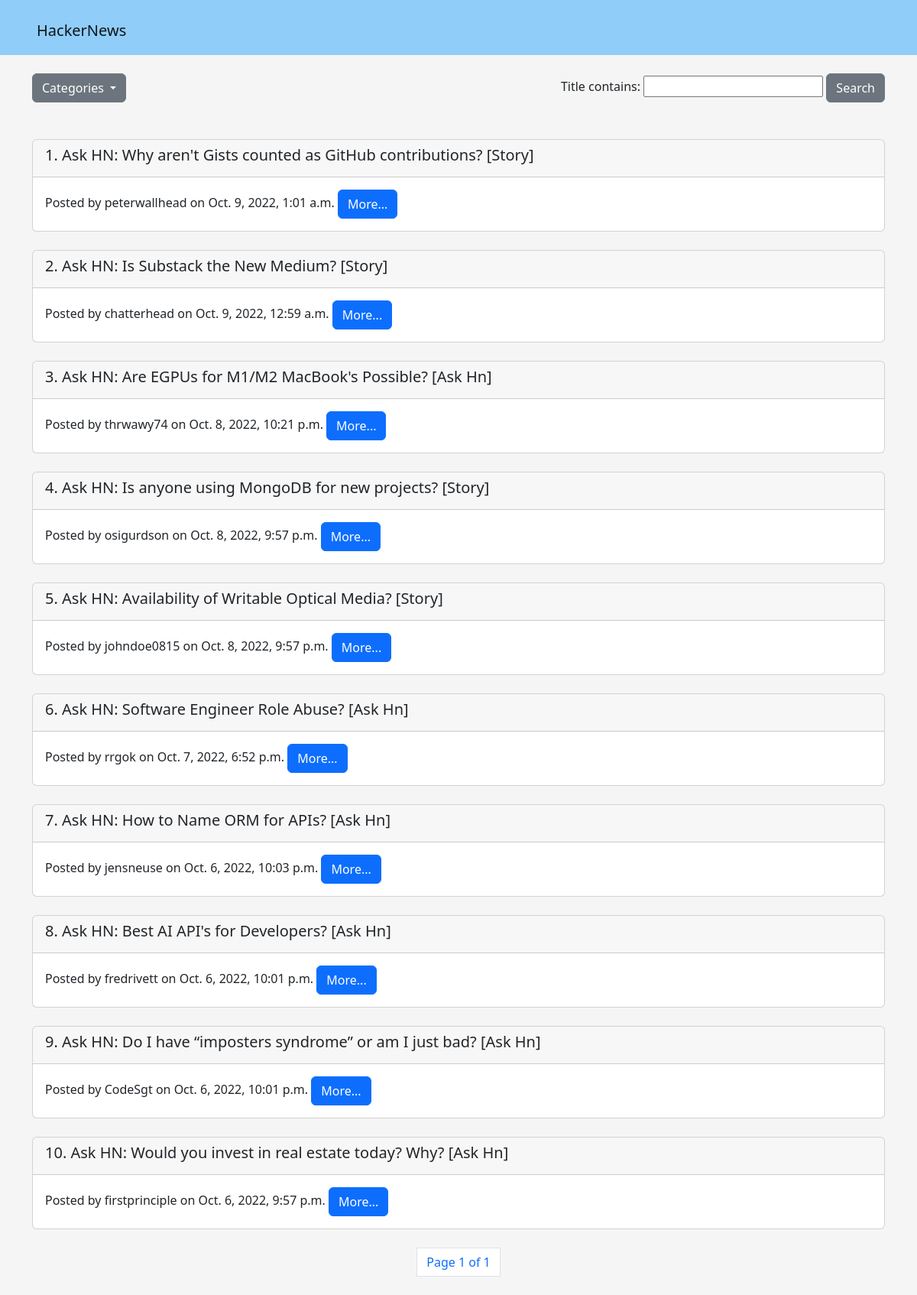
/ask-hn/, run on the app's committed database.
### app/models.py (models this page shows, shortened)
class Base(models.Model):
    post_id = models.IntegerField(primary_key=True, unique=True)
    by = models.CharField(max_length=50)
    score = models.IntegerField(null=True, blank=True)
    text = models.TextField(null=True, blank=True)
    time = models.DateTimeField(null=True, blank=True)
    title = models.CharField(max_length=500,null=True, blank=True)
    post_type = models.CharField(max_length=50)
    url = models.URLField(null=True, blank=True, max_length=2000)
    kids = models.TextField(null=True, blank=True)

### app/views.py (the view)
# urls.py: path("ask-hn/", views.ask_hn, name='askhn'),
def ask_hn(request):
    posts = Base.objects.filter(Q(title__icontains='Ask HN') | Q(title__icontains="Tell HN")).order_by("-time")
    type_filter = BaseFilter(request.GET, queryset=posts)
    posts = type_filter.qs
    paginator = Paginator(posts, 30)
    page_number = request.GET.get('page')
    page_obj = paginator.get_page(page_number)
    context= {
        'type_filter': type_filter,
        'page_obj': page_obj,
    }
    return render(request, 'app/home.html', context)

### app/templates/app/home.html (shortened to what this page needs)
{% extends 'app/base.html' %}
{% load static %}
{% block content %}
<main class="container">
    <div class="d-flex justify-content-between">
        <div class="dropdown">
            <button class="btn btn-secondary dropdown-toggle" type="button" data-bs-toggle="dropdown"
                aria-expanded="false">
                Categories
            </button>
        </div>
        <div>
            <form action="" method="get">
                {{type_filter.form}}
                <button class="btn btn-secondary" type="submit">Search</button>
            </form>
        </div>
    </div>
    <br>
    <br>
    <div>
        {% for post in page_obj %}
        <div class="card d-flex">
            <div class="card-header">
                <h5>
                    {{page_obj.start_index|add:forloop.counter0}}.
                    {{post.title}}
                    [{{post.post_type | title}}]
                </h5>
            </div>
            <div class="card-body">
                Posted by {{post.by}} on {{post.time}}
                {% if post.url %}
                <a class="btn btn-info" href="{{post.url}}"> Read Story </a> <br>
                <a class="btn btn-primary" href="{% url 'post' post.post_id %}">More...</a>
                {% else %}
                <a class="btn btn-primary" href="{% url 'post' post.post_id %}">More...</a>
                {% endif %}
            </div>
        </div>
        <br>
        {% empty %}
        No posts.
        {% endfor %}
    </div>
</main>
<footer>
    <div class="pagination justify-content-center mb-4">
        <div class="page-link">
            Page {{ page_obj.number }} of {{ page_obj.paginator.num_pages }}
        </div>
    </div>
</footer>
{% endblock %}

### static/css/base.css (style rules this page uses)
* { box-sizing: border-box; padding: 0px; margin: 0px; }
.body { background: whitesmoke; }

### data on the page
Base: start_index|add "1", title "Ask HN: Why aren't Gists counted as GitHub contributions?", post_type "Story", by "peterwallhead", time "Oct. 9, 2022, 1:01 a.m.", shows "More..."
Base: start_index|add "2", title "Ask HN: Is Substack the New Medium?", post_type "Story", by "chatterhead", time "Oct. 9, 2022, 12:59 a.m.", shows "More..."
Base: start_index|add "3", title "Ask HN: Are EGPUs for M1/M2 MacBook's Possible?", post_type "Ask Hn", by "thrwawy74", time "Oct. 8, 2022, 10:21 p.m.", shows "More..."
Base: start_index|add "4", title "Ask HN: Is anyone using MongoDB for new projects?", post_type "Story", by "osigurdson", time "Oct. 8, 2022, 9:57 p.m.", shows "More..."
Base: start_index|add "5", title "Ask HN: Availability of Writable Optical Media?", post_type "Story", by "johndoe0815", time "Oct. 8, 2022, 9:57 p.m.", shows "More..."
Base: start_index|add "6", title "Ask HN: Software Engineer Role Abuse?", post_type "Ask Hn", by "rrgok", time "Oct. 7, 2022, 6:52 p.m.", shows "More..."
Base: start_index|add "7", title "Ask HN: How to Name ORM for APIs?", post_type "Ask Hn", by "jensneuse", time "Oct. 6, 2022, 10:03 p.m.", shows "More..."
Base: start_index|add "8", title "Ask HN: Best AI API's for Developers?", post_type "Ask Hn", by "fredrivett", time "Oct. 6, 2022, 10:01 p.m.", shows "More..."
Base: start_index|add "9", title "Ask HN: Do I have “imposters syndrome” or am I just bad?", post_type "Ask Hn", by "CodeSgt", time "Oct. 6, 2022, 10:01 p.m.", shows "More..."
Base: start_index|add "10", title "Ask HN: Would you invest in real estate today? Why?", post_type "Ask Hn", by "firstprinciple", time "Oct. 6, 2022, 9:57 p.m.", shows "More..."

### other printed values
{{ page_obj.number }} "1"
{{ page_obj.paginator.num_pages }} "1"
